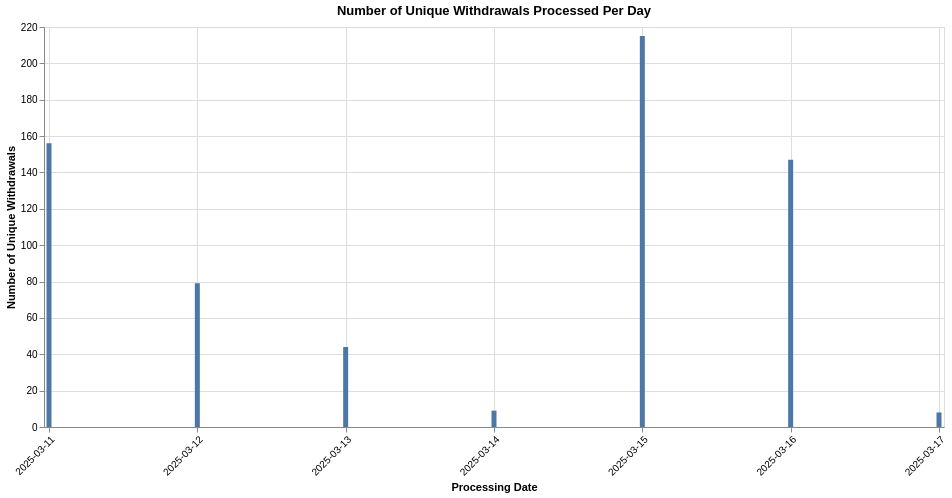

Write a Vega-Lite specification for this figure.
### Vega-Lite specification from a JSON file in a GitHub repository (floating-point values rounded to 4 significant figures)
{"config": {"view": {"continuousWidth": 300, "continuousHeight": 300}}, "data": {"name": "data-829d358c574c87f4e2d0d659507e2ac1"}, "mark": {"type": "bar"}, "encoding": {"tooltip": [{"field": "processing_date_str", "type": "temporal"}, {"field": "unique_withdrawals", "type": "quantitative"}], "x": {"axis": {"format": "%Y-%m-%d", "labelAngle": -45, "tickCount": 7}, "field": "processing_date_str", "scale": {"domain": ["2025-03-11T00:00:00", "2025-03-17T00:00:00"]}, "title": "Processing Date", "type": "temporal"}, "y": {"field": "unique_withdrawals", "title": "Number of Unique Withdrawals", "type": "quantitative"}}, "height": 400, "title": "Number of Unique Withdrawals Processed Per Day", "width": 900, "$schema": "https://vega.github.io/schema/vega-lite/v5.20.1.json", "datasets": {"data-829d358c574c87f4e2d0d659507e2ac1": [{"processing_date": "2025-03-11", "unique_withdrawals": 156, "example_type": "validatorBalances", "processing_date_str": "2025-03-11"}, {"processing_date": "2025-03-12", "unique_withdrawals": 79, "example_type": "exitValidators", "processing_date_str": "2025-03-12"}, {"processing_date": "2025-03-13", "unique_withdrawals": 44, "example_type": "exitValidators", "processing_date_str": "2025-03-13"}, {"processing_date": "2025-03-14", "unique_withdrawals": 9, "example_type": "exitValidators", "processing_date_str": "2025-03-14"}, {"processing_date": "2025-03-15", "unique_withdrawals": 215, "example_type": "exitValidators", "processing_date_str": "2025-03-15"}, {"processing_date": "2025-03-16", "unique_withdrawals": 147, "example_type": "exitValidators", "processing_date_str": "2025-03-16"}, {"processing_date": "2025-03-17", "unique_withdrawals": 8, "example_type": "exitValidators", "processing_date_str": "2025-03-17"}]}}
